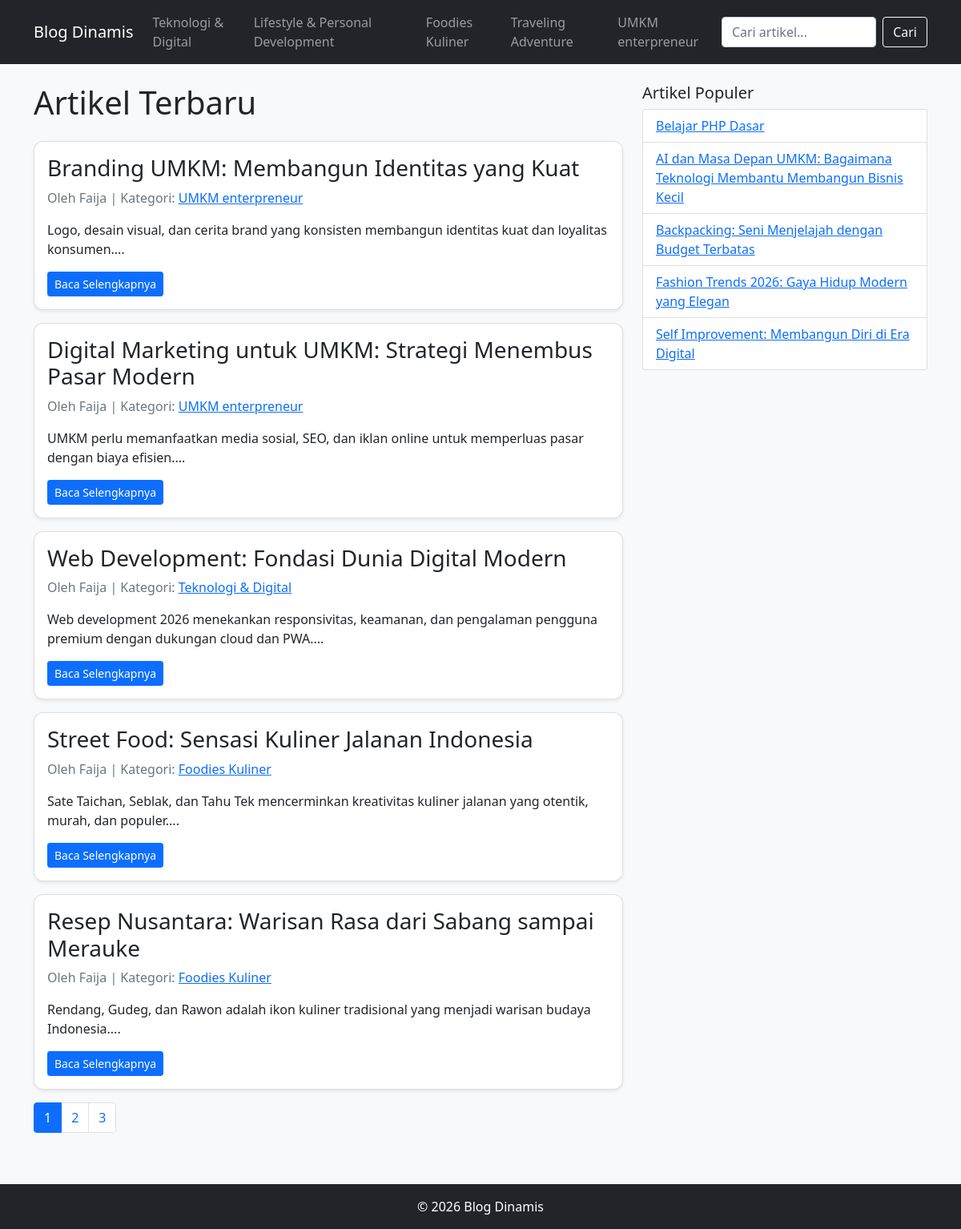
The page / on the database its author committed.
### tables this page shows
CREATE TABLE `categories` (
  `id` int(11) NOT NULL,
  `nama_kategori` varchar(100) DEFAULT NULL,
  `slug` varchar(150) DEFAULT NULL,
  `created_at` timestamp NOT NULL DEFAULT current_timestamp()
);

CREATE TABLE `articles` (
  `id` int(11) NOT NULL,
  `user_id` int(11) DEFAULT NULL,
  `category_id` int(11) DEFAULT NULL,
  `judul` varchar(255) DEFAULT NULL,
  `slug` varchar(255) DEFAULT NULL,
  `ringkasan` text DEFAULT NULL,
  `isi` longtext DEFAULT NULL,
  `thumbnail` varchar(255) DEFAULT NULL,
  `views` int(11) DEFAULT 0,
  `status` enum('draft','publish') DEFAULT 'draft',
  `published_at` datetime DEFAULT NULL,
  `created_at` timestamp NOT NULL DEFAULT current_timestamp()
);

CREATE TABLE `users` (
  `id` int(11) NOT NULL,
  `nama` varchar(100) DEFAULT NULL,
  `username` varchar(50) DEFAULT NULL,
  `password` varchar(255) DEFAULT NULL,
  `role` enum('admin','author') DEFAULT 'author',
  `bio` text DEFAULT NULL,
  `created_at` timestamp NOT NULL DEFAULT current_timestamp()
);

### index.php (the view, shortened to what this page needs)
<?php
include 'config/koneksi.php';
$limit  = 5;
$page   = isset($_GET['page']) ? (int)$_GET['page'] : 1;
$page   = ($page < 1) ? 1 : $page;
$offset = ($page - 1) * $limit;
$data = mysqli_query($conn, "
    SELECT articles.*, users.nama as author, categories.nama_kategori
    FROM articles
    JOIN users ON articles.user_id = users.id
    JOIN categories ON articles.category_id = categories.id
    WHERE articles.status='publish'
    ORDER BY articles.id DESC
    LIMIT $limit OFFSET $offset
");
$total = mysqli_fetch_assoc(mysqli_query($conn, "
    SELECT COUNT(*) as total FROM articles WHERE status='publish'
"))['total'];
$total_pages = ceil($total / $limit);
$populer = mysqli_query($conn, "
    SELECT * FROM articles
    WHERE status='publish'
    ORDER BY views DESC
    LIMIT 5
");
include 'templates/frontend_header.php';
?>
<div class="row">
    <div class="col-md-8">
        <h1 class="mb-4">Artikel Terbaru</h1>
        <?php while($row = mysqli_fetch_assoc($data)) : ?>
            <div class="card mb-3 shadow-sm">
                <div class="card-body">
                    <h3><?= htmlspecialchars($row['judul']); ?></h3>
                    <p class="text-muted">
                        Oleh <?= htmlspecialchars($row['author']); ?> |
                        Kategori:
                        <a href="kategori.php?slug=<?= urlencode($row['nama_kategori'] ? strtolower(str_replace(' ', '-', $row['nama_kategori'])) : ''); ?>">
                            <?= htmlspecialchars($row['nama_kategori']); ?>
                        </a>
                    </p>
                    <p><?= nl2br(htmlspecialchars(substr($row['ringkasan'], 0, 150))); ?>...</p>
                    <a href="artikel.php?slug=<?= urlencode($row['slug']); ?>" class="btn btn-primary btn-sm">Baca Selengkapnya</a>
                </div>
            </div>
        <?php endwhile; ?>
        <nav>
            <ul class="pagination">
                <?php for($i = 1; $i <= $total_pages; $i++) : ?>
                    <li class="page-item <?= ($i == $page) ? 'active' : ''; ?>">
                        <a class="page-link" href="?page=<?= $i; ?>"><?= $i; ?></a>
                    </li>
                <?php endfor; ?>
            </ul>
        </nav>
    </div>
    <div class="col-md-4">
        <h5>Artikel Populer</h5>
        <ul class="list-group mb-4">
            <?php while($p = mysqli_fetch_assoc($populer)) : ?>
                <li class="list-group-item">
                    <a href="artikel.php?slug=<?= urlencode($p['slug']); ?>">
                        <?= htmlspecialchars($p['judul']); ?>
                    </a>
                </li>
            <?php endwhile; ?>
        </ul>
    </div>
</div>
<?php include 'templates/frontend_footer.php'; ?>

### templates/frontend_header.php (shortened to what this page needs)
<?php
$kategori_menu = mysqli_query($conn, "SELECT * FROM categories ORDER BY id DESC LIMIT 5");
?>
<!DOCTYPE html>
<html lang="id">
<head>
    <link href="https://cdn.jsdelivr.net/npm/bootstrap@5.0.2/dist/css/bootstrap.min.css" rel="stylesheet">
    <link href="/blog_dinamis/assets/css/style.css" rel="stylesheet">
</head>
<body>
<nav class="navbar navbar-expand-lg navbar-dark bg-dark">
    <div class="container">
        <a class="navbar-brand" href="/blog_dinamis/index.php">Blog Dinamis</a>
        <div class="collapse navbar-collapse" id="navbarFrontend">
            <ul class="navbar-nav me-auto">
                <?php while($k = mysqli_fetch_assoc($kategori_menu)) : ?>
                    <li class="nav-item">
                        <a class="nav-link" href="/blog_dinamis/kategori.php?slug=<?= urlencode($k['slug']); ?>">
                            <?= htmlspecialchars($k['nama_kategori']); ?>
                        </a>
                    </li>
                <?php endwhile; ?>
            </ul>
            <form class="d-flex" action="/blog_dinamis/search.php" method="GET">
                <input class="form-control me-2" type="search" name="q" placeholder="Cari artikel..." required>
                <button class="btn btn-outline-light" type="submit">Cari</button>
            </form>
        </div>
    </div>
</nav>
<div class="container py-4">

### templates/frontend_footer.php (shortened to what this page needs)
</div>
<footer class="bg-dark text-white text-center py-3 mt-4">
    <p class="mb-0">&copy; <?= date('Y'); ?> Blog Dinamis</p>
</footer>
</body>
</html>

### assets/css/style.css (style rules this page uses)
body { background-color: #f8f9fa; }
.card { border-radius: 12px; }

### rows shown on the page
categories: nama_kategori "Teknologi & Digital"
categories: nama_kategori "Lifestyle & Personal Development"
categories: nama_kategori "Foodies Kuliner"
categories: nama_kategori "Traveling Adventure"
categories: nama_kategori "UMKM enterpreneur"
articles: judul "Branding UMKM: Membangun Identitas yang Kuat", user.nama "Faija", category.nama_kategori "UMKM enterpreneur", ringkasan "Logo, desain visual, dan cerita brand yang konsisten membangun identitas kuat dan loyalitas konsumen."
articles: judul "Digital Marketing untuk UMKM: Strategi Menembus Pasar Modern", user.nama "Faija", category.nama_kategori "UMKM enterpreneur", ringkasan "UMKM perlu memanfaatkan media sosial, SEO, dan iklan online untuk memperluas pasar dengan biaya efisien."
articles: judul "Web Development: Fondasi Dunia Digital Modern", user.nama "Faija", category.nama_kategori "Teknologi & Digital", ringkasan "Web development 2026 menekankan responsivitas, keamanan, dan pengalaman pengguna premium dengan dukungan cloud dan PWA."
articles: judul "Street Food: Sensasi Kuliner Jalanan Indonesia", user.nama "Faija", category.nama_kategori "Foodies Kuliner", ringkasan "Sate Taichan, Seblak, dan Tahu Tek mencerminkan kreativitas kuliner jalanan yang otentik, murah, dan populer."
articles: judul "Resep Nusantara: Warisan Rasa dari Sabang sampai Merauke", user.nama "Faija", category.nama_kategori "Foodies Kuliner", ringkasan "Rendang, Gudeg, dan Rawon adalah ikon kuliner tradisional yang menjadi warisan budaya Indonesia."
articles: judul "Belajar PHP Dasar"
articles: judul "AI dan Masa Depan UMKM: Bagaimana Teknologi Membantu Membangun Bisnis Kecil"
articles: judul "Backpacking: Seni Menjelajah dengan Budget Terbatas"
articles: judul "Fashion Trends 2026: Gaya Hidup Modern yang Elegan"
articles: judul "Self Improvement: Membangun Diri di Era Digital"
